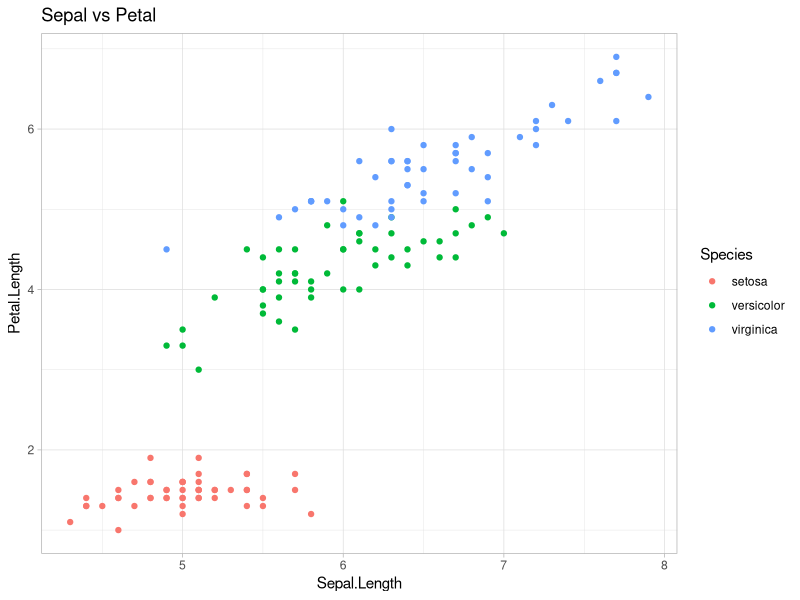
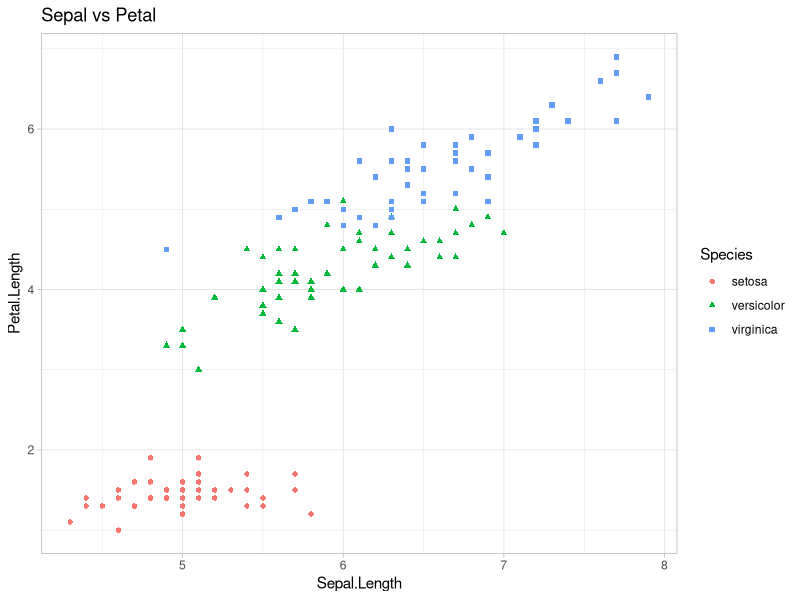
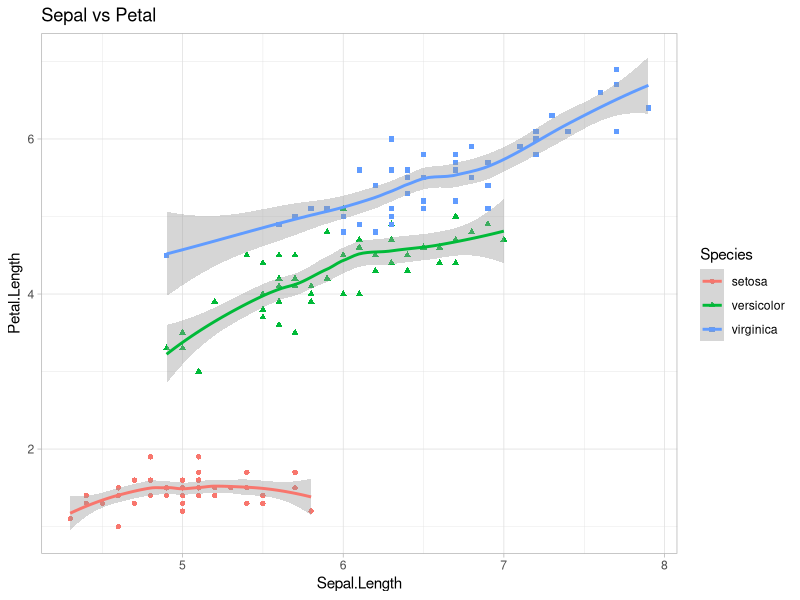
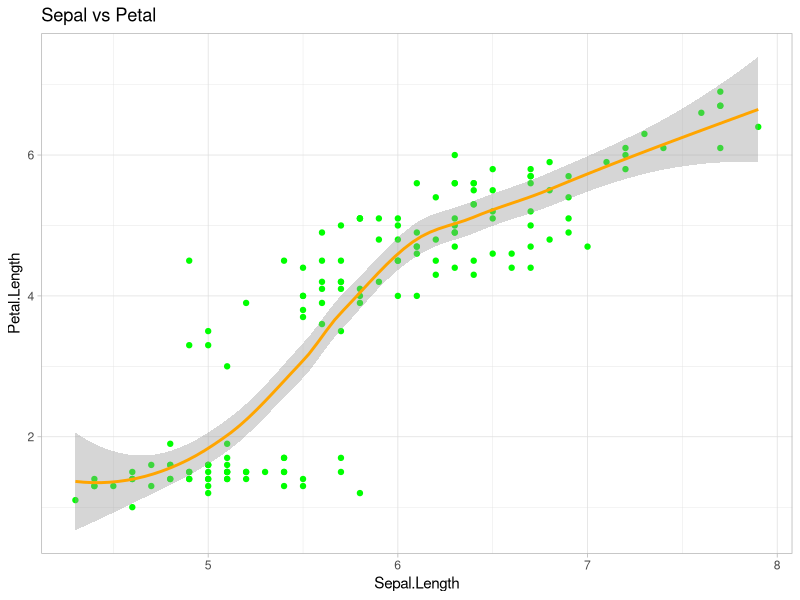
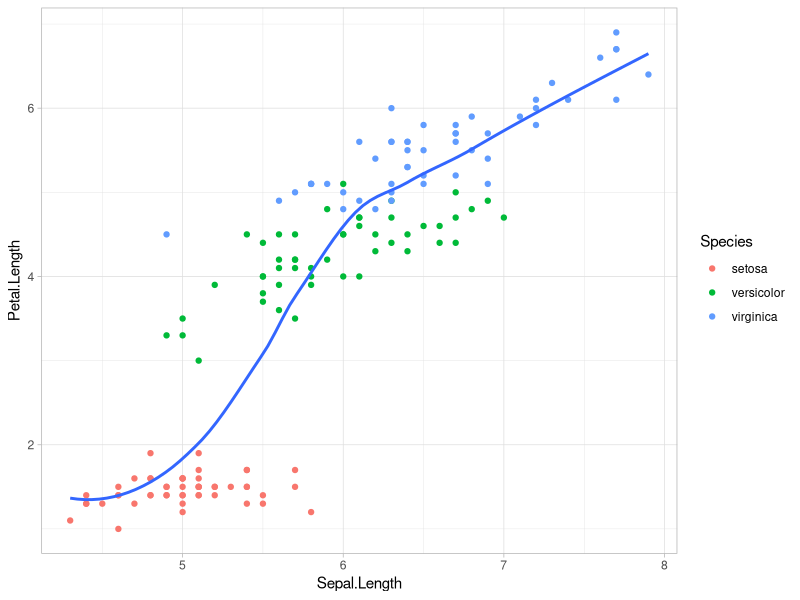
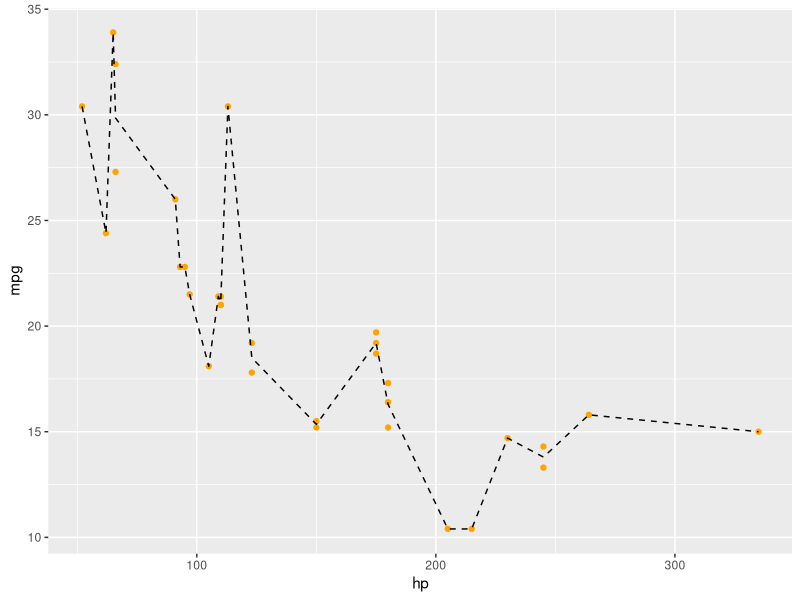
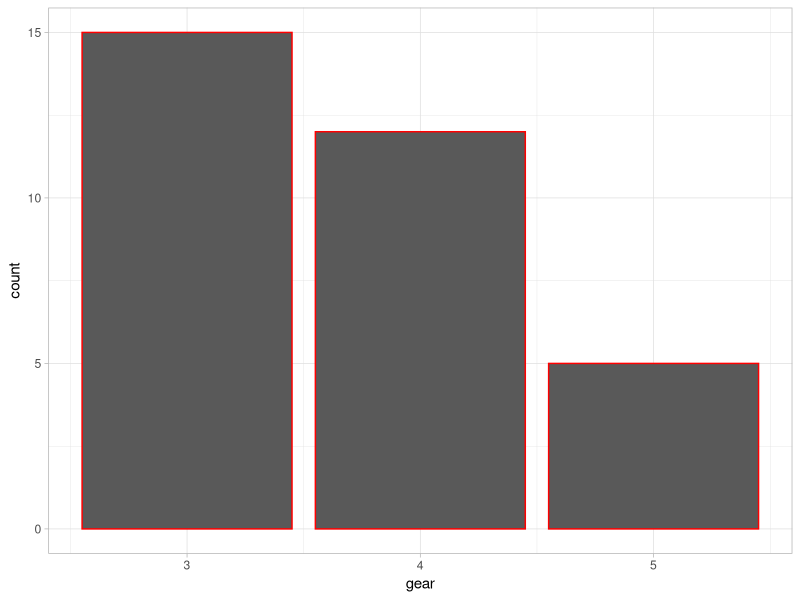
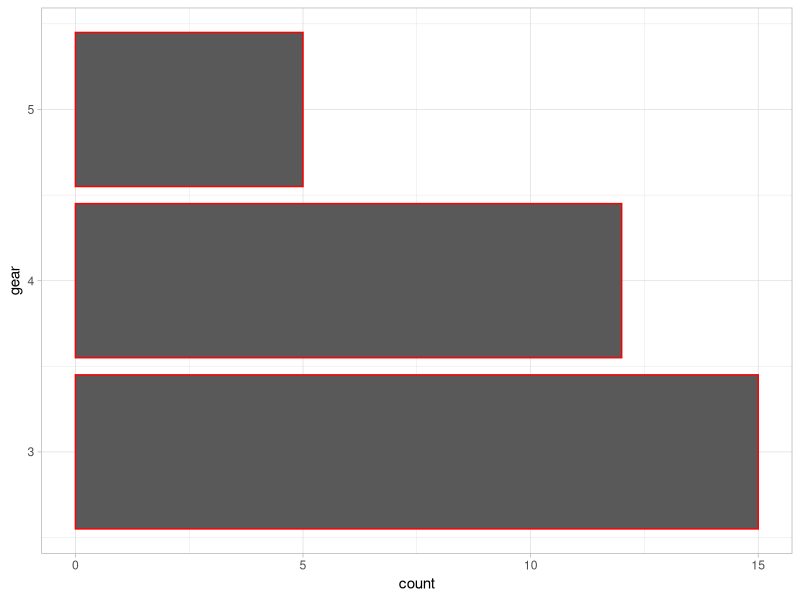

Write the R code that produced these figures, in order.
library(tidyverse)
library(GGally)
library(corrplot)
data("iris")
data=iris
dim(data)
attach(data)
tail(data)
str(data)
names(data)
summary(data)
ggplot(data,aes(x=Sepal.Length,y=Petal.Length,color=Species)) +geom_point()+theme_light()+ggtitle("Sepal vs Petal")
ggplot(data,aes(x=Sepal.Length,y=Petal.Length,color=Species,shape=Species)) +geom_point()+theme_light()+ggtitle("Sepal vs Petal")
ggplot(data,aes(x=Sepal.Length,y=Petal.Length,color=Species,shape=Species)) +geom_point()+theme_light()+geom_smooth()+ggtitle("Sepal vs Petal")
ggplot(data,aes(x=Sepal.Length,y=Petal.Length)) +geom_point(color="green")+theme_light()+geom_smooth(color="orange")+ggtitle("Sepal vs Petal")
ggplot(iris, aes(x=Sepal.Length, y=Petal.Length)) +geom_point(aes(col = Species)) +geom_smooth(se = FALSE)+theme_light()

data1=mtcars
attach(data1)
ggplot(data1, aes(hp, mpg)) + geom_point(color = "orange") + stat_summary(fun.y = "mean", geom = "line", linetype = "dashed")
ggplot(data1,aes(gear))+geom_bar(color="red")+theme_light()
ggplot(data1,aes(gear))+geom_bar(color="red")+theme_light()+coord_flip()
ggplot(mtcars,aes(as.factor(cyl),mpg))+geom_boxplot(color=2)+theme_light()
data1$cyl <- as.factor(data1$cyl)
ggplot(data1,aes(cyl,mpg,fill=cyl))+geom_boxplot()+scale_fill_manual(values = c("orange",2,3))
ggplot(data1,aes(cyl,mpg))+geom_violin(aes(fill=cyl))+theme_classic()
ggplot(data1,aes(x="",y=mpg,fill=cyl))+geom_bar(stat="identity",width = 1)+ coord_polar("y",start=0) + theme_classic()
ggpairs(data1)
ggpairs(data1,columns = 1:4,aes(color=cyl,alpha=0.5))
ggplot(data1,aes(mpg,hp))+geom_density_2d_filled(show.legend = F)+coord_cartesian(expand = F)+labs(x="mpg")
ggplot(data1,aes(x=mpg,y=hp))+geom_point()+geom_density_2d()
corr <- round(cor(mtcars),1)
corrplot(corr, method="circle")
corrplot(corr, method="color")
corrplot(corr, method="number")
corrplot(corr, type="upper", order="hclust", tl.col="black", tl.srt=45)



set.seed(123)
x<-rnorm(1000)
y<-rnorm(1000,2)
X<-c(x,y)
G<-c(rep("G1",1000),rep("G2",1000))
df<-data.frame(X,group=G)
ggplot(df,aes(X,fill=G))+geom_histogram(bins = 30,position = "identity")
ggplot(df, aes(x = X, fill = group)) + geom_histogram(bins=30,color = 1, alpha = 0.70,position = "identity") +scale_fill_manual(values = c("#ff4d6d", "#c77dff"))+theme_light()


